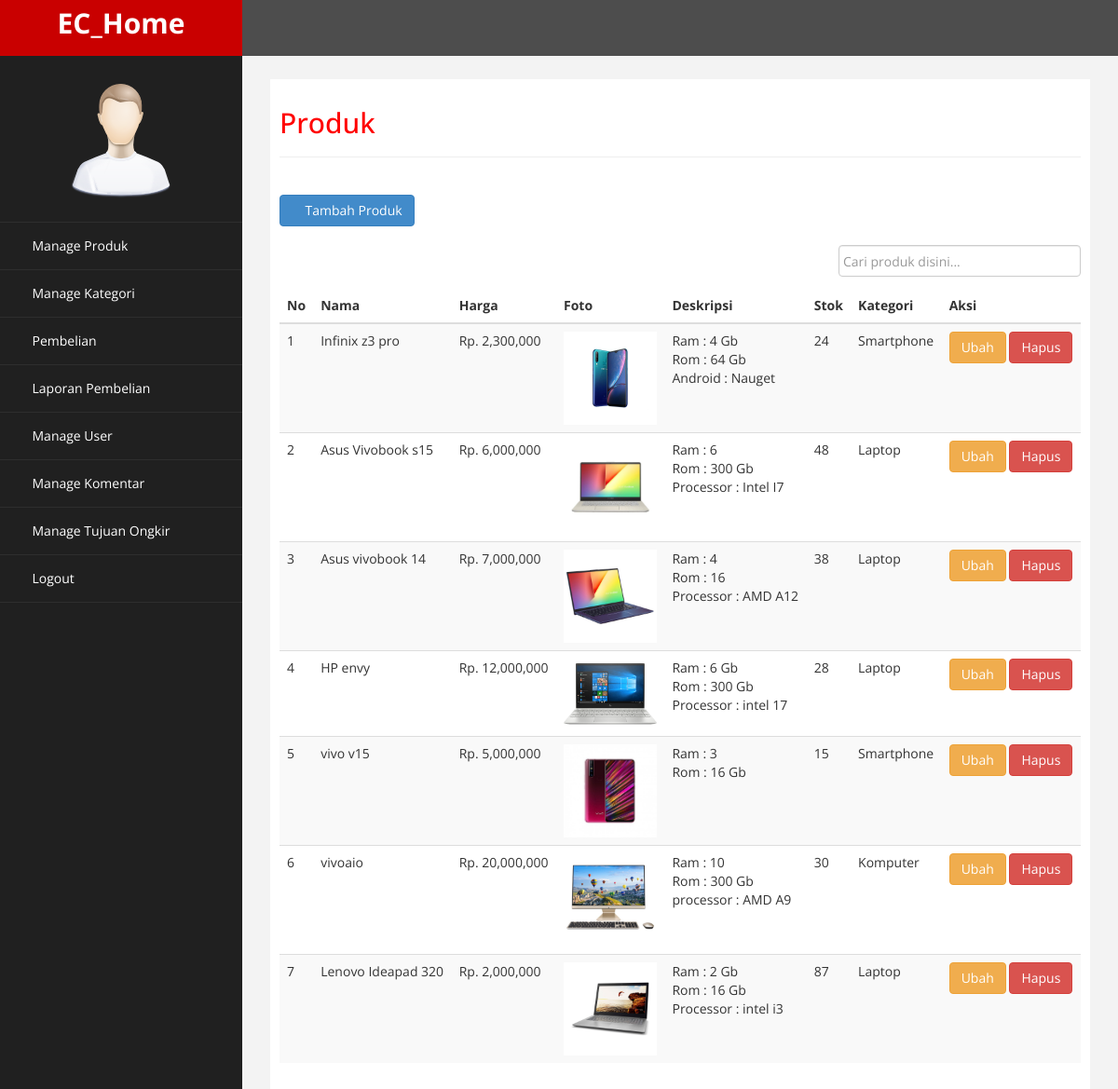
The page /admin/index.php?halaman=produk (signed in) on the database its author committed.
### tables this page shows
CREATE TABLE `tb_barang` (
  `id_produk` int(11) NOT NULL,
  `nama_produk` varchar(50) NOT NULL,
  `harga_produk` int(11) NOT NULL,
  `foto` varchar(255) NOT NULL,
  `deskripsi` text NOT NULL,
  `stok` int(5) NOT NULL,
  `kategori` varchar(20) NOT NULL
);

### admin/produk.php (the view, shortened to what this page needs)
<?php
include "koneksi.php";
 ?>
<h2>Produk</h2>
<hr><br>
<a href="index.php?halaman=tambahproduk" class="btn btn-primary"><i class="fa fa-plus"></i> Tambah Produk</a><br><br>
<div style="margin-bottom: 13px" align="right">
	<form method="get" action="pencarian.php">
	<input type="text" style="width: 260px; padding: 4px" placeholder="Cari produk disini..." autocomplete="off" id="search" class="form-control">
</form>
</div>
<section class="konten">
	<div class="table-responsive">
<table class="table table-striped" width="100%">
	<thead>
		<tr>
			<th>No</th>
			<th>Nama</th>
			<th>Harga</th>
			<th>Foto</th>
			<th>Deskripsi</th>
			<th>Stok</th>
			<th>Kategori</th>
			<th>Aksi</th>
		</tr>
	</thead>
	<tbody id="tampil">
		<?php $nomor=1; ?>
		<?php $ambil=$koneksi->query("SELECT * FROM tb_barang ORDER BY id_produk DESC"); ?>
		<?php while($pecah=$ambil->fetch_assoc()){ ?>
		<tr>
			<td><?php echo $nomor; ?></td>
			<td><?php echo $pecah['nama_produk']; ?></td>
			<td>Rp. <?php echo number_format($pecah['harga_produk']); ?></td>
			<td>
				<img src="../foto_produk/<?php echo $pecah['foto']; ?>" width="100">
			</td>
			<td><?php echo nl2br($pecah['deskripsi']); ?></td>
			<td><?php echo $pecah['stok']; ?></td>
			<td><?php echo $pecah['kategori'] ?></td>
			<td>
				<a href="index.php?halaman=ubahproduk&id=<?php echo $pecah['id_produk'];?>" class="btn btn-warning">Ubah</a>
				<a href="index.php?halaman=hapusproduk&id=<?php echo $pecah['id_produk'];?>" class="btn-danger btn" onclick="return confirm('apakah anda yakin ?')">Hapus</a>
			</td>
		</tr>
		<?php $nomor++; ?>
		<?php } ?>
	</tbody>
</table>
</section>
</div>

### admin/assets/css/custom.css (style rules this page uses)
body { font-family: 'Open Sans', sans-serif; }
h2 { color: #f00; }

### rows shown on the page
tb_barang: nama_produk "Infinix z3 pro", harga_produk "2,300,000", foto (picture), deskripsi "Ram : 4 Gb Rom : 64 Gb Android : Nauget", stok "24", kategori "Smartphone"
tb_barang: nama_produk "Asus Vivobook s15", harga_produk "6,000,000", foto (picture), deskripsi "Ram : 6 Rom : 300 Gb Processor : Intel I7", stok "48", kategori "Laptop"
tb_barang: nama_produk "Asus vivobook 14", harga_produk "7,000,000", foto (picture), deskripsi "Ram : 4 Rom : 16 Processor : AMD A12", stok "38", kategori "Laptop"
tb_barang: nama_produk "HP envy", harga_produk "12,000,000", foto (picture), deskripsi "Ram : 6 Gb Rom : 300 Gb Processor : intel 17", stok "28", kategori "Laptop"
tb_barang: nama_produk "vivo v15", harga_produk "5,000,000", foto (picture), deskripsi "Ram : 3 Rom : 16 Gb", stok "15", kategori "Smartphone"
tb_barang: nama_produk "vivoaio", harga_produk "20,000,000", foto (picture), deskripsi "Ram : 10 Rom : 300 Gb processor : AMD A9", stok "30", kategori "Komputer"
tb_barang: nama_produk "Lenovo Ideapad 320", harga_produk "2,000,000", foto (picture), deskripsi "Ram : 2 Gb Rom : 16 Gb Processor : intel i3", stok "87", kategori "Laptop"
